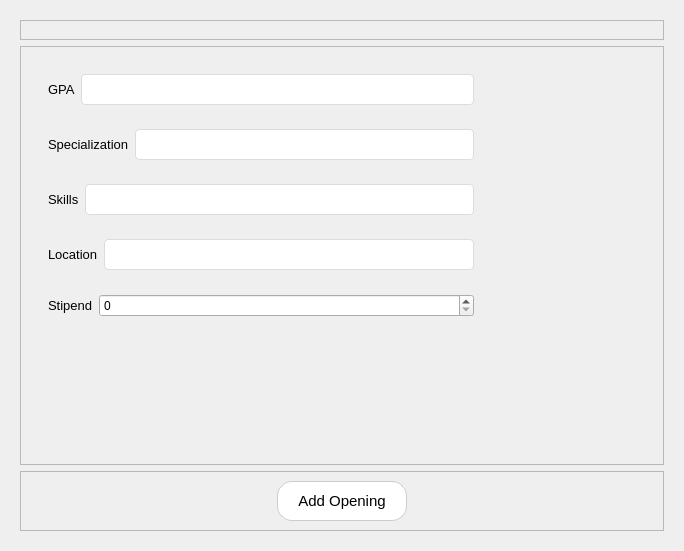
         <widget class="QWidget" name="tab_11">
          <attribute name="title">
           <string>Tab 2</string>
          </attribute>
          <layout class="QHBoxLayout" name="horizontalLayout_37">
           <item>
            <widget class="QFrame" name="frame_35">
             <property name="contextMenuPolicy">
              <enum>Qt::PreventContextMenu</enum>
             </property>
             <property name="frameShape">
              <enum>QFrame::NoFrame</enum>
             </property>
             <property name="frameShadow">
              <enum>QFrame::Plain</enum>
             </property>
             <layout class="QVBoxLayout" name="verticalLayout">
              <item>
               <widget class="QFrame" name="frame_3">
                <property name="frameShape">
                 <enum>QFrame::StyledPanel</enum>
                </property>
                <property name="frameShadow">
                 <enum>QFrame::Raised</enum>
                </property>
                <layout class="QHBoxLayout" name="horizontalLayout_2"/>
               </widget>
              </item>
              <item>
               <widget class="QFrame" name="frame_4">
                <property name="frameShape">
                 <enum>QFrame::StyledPanel</enum>
                </property>
                <property name="frameShadow">
                 <enum>QFrame::Raised</enum>
                </property>
                <layout class="QHBoxLayout" name="horizontalLayout_3">
                 <item>
                  <widget class="QFrame" name="frame_39">
                   <property name="frameShape">
                    <enum>QFrame::NoFrame</enum>
                   </property>
                   <property name="frameShadow">
                    <enum>QFrame::Plain</enum>
                   </property>
                   <layout class="QVBoxLayout" name="verticalLayout_10">
                    <item>
                     <widget class="QFrame" name="frame_44">
                      <property name="frameShape">
                       <enum>QFrame::NoFrame</enum>
                      </property>
                      <property name="frameShadow">
                       <enum>QFrame::Plain</enum>
                      </property>
                      <layout class="QHBoxLayout" name="horizontalLayout_44">
                       <item>
                        <widget class="QLabel" name="label_11">
                         <property name="font">
                          <font>
                           <family>Arial</family>
                           <pointsize>10</pointsize>
                          </font>
                         </property>
                         <property name="text">
                          <string>GPA</string>
                         </property>
                        </widget>
                       </item>
                       <item>
                        <widget class="QLineEdit" name="requierd_gpa_input">
                         <property name="sizePolicy">
                          <sizepolicy hsizetype="Expanding" vsizetype="Expanding">
                           <horstretch>80</horstretch>
                           <verstretch>0</verstretch>
                          </sizepolicy>
                         </property>
                         <property name="maximumSize">
                          <size>
                           <width>700</width>
                           <height>50</height>
                          </size>
                         </property>
                         <property name="styleSheet">
                          <string notr="true">QLineEdit {
    border: 1px solid #dcdcdc;
    border-radius: 4px;
    padding: 6px 10px;
    background-color: #ffffff;
    font-size: 13px;
    color: #333;
}

QLineEdit:focus {
    border: 1px solid #0078d7;
}
</string>
                         </property>
                        </widget>
                       </item>
                      </layout>
                     </widget>
                    </item>
                    <item>
                     <widget class="QFrame" name="frame_45">
                      <property name="frameShape">
                       <enum>QFrame::NoFrame</enum>
                      </property>
                      <property name="frameShadow">
                       <enum>QFrame::Plain</enum>
                      </property>
                      <layout class="QHBoxLayout" name="horizontalLayout_45">
                       <item>
                        <widget class="QLabel" name="label_27">
                         <property name="font">
                          <font>
                           <family>Arial</family>
                           <pointsize>10</pointsize>
                          </font>
                         </property>
                         <property name="text">
                          <string>Specialization</string>
                         </property>
                        </widget>
                       </item>
                       <item>
                        <widget class="QLineEdit" name="requierd_specialization_input">
                         <property name="sizePolicy">
                          <sizepolicy hsizetype="Expanding" vsizetype="Expanding">
                           <horstretch>80</horstretch>
                           <verstretch>0</verstretch>
                          </sizepolicy>
                         </property>
                         <property name="maximumSize">
                          <size>
                           <width>700</width>
                           <height>50</height>
                          </size>
                         </property>
                         <property name="styleSheet">
                          <string notr="true">QLineEdit {
    border: 1px solid #dcdcdc;
    border-radius: 4px;
    padding: 6px 10px;
    background-color: #ffffff;
    font-size: 13px;
    color: #333;
}

QLineEdit:focus {
    border: 1px solid #0078d7;
}
</string>
                         </property>
                        </widget>
                       </item>
                      </layout>
                     </widget>
                    </item>
                    <item>
                     <widget class="QFrame" name="frame_47">
                      <property name="frameShape">
                       <enum>QFrame::NoFrame</enum>
                      </property>
                      <property name="frameShadow">
                       <enum>QFrame::Plain</enum>
                      </property>
                      <layout class="QHBoxLayout" name="horizontalLayout_47">
                       <item>
                        <widget class="QLabel" name="label_29">
                         <property name="font">
                          <font>
                           <family>Arial</family>
                           <pointsize>10</pointsize>
                          </font>
                         </property>
                         <property name="text">
                          <string>Skills</string>
                         </property>
                        </widget>
                       </item>
                       <item>
                        <widget class="QLineEdit" name="requierd_skills_input">
                         <property name="sizePolicy">
                          <sizepolicy hsizetype="Expanding" vsizetype="Expanding">
                           <horstretch>80</horstretch>
                           <verstretch>0</verstretch>
                          </sizepolicy>
                         </property>
                         <property name="maximumSize">
                          <size>
                           <width>800</width>
                           <height>50</height>
                          </size>
                         </property>
                         <property name="styleSheet">
                          <string notr="true">QLineEdit {
    border: 1px solid #dcdcdc;
    border-radius: 4px;
    padding: 6px 10px;
    background-color: #ffffff;
    font-size: 13px;
    color: #333;
}

QLineEdit:focus {
    border: 1px solid #0078d7;
}
</string>
                         </property>
                        </widget>
                       </item>
                      </layout>
                     </widget>
                    </item>
                    <item>
                     <widget class="QFrame" name="frame_48">
                      <property name="frameShape">
                       <enum>QFrame::NoFrame</enum>
                      </property>
                      <property name="frameShadow">
                       <enum>QFrame::Plain</enum>
                      </property>
                      <layout class="QHBoxLayout" name="horizontalLayout_48">
                       <item>
                        <widget class="QLabel" name="label_30">
                         <property name="font">
                          <font>
                           <family>Arial</family>
                           <pointsize>10</pointsize>
                          </font>
                         </property>
                         <property name="text">
                          <string>Location</string>
                         </property>
                        </widget>
                       </item>
                       <item>
                        <widget class="QLineEdit" name="requierd_location_input">
                         <property name="sizePolicy">
                          <sizepolicy hsizetype="Expanding" vsizetype="Expanding">
                           <horstretch>0</horstretch>
                           <verstretch>0</verstretch>
                          </sizepolicy>
                         </property>
                         <property name="maximumSize">
                          <size>
                           <width>750</width>
                           <height>50</height>
                          </size>
                         </property>
                         <property name="styleSheet">
                          <string notr="true">QLineEdit {
    border: 1px solid #dcdcdc;
    border-radius: 4px;
    padding: 6px 10px;
    background-color: #ffffff;
    font-size: 13px;
    color: #333;
}

QLineEdit:focus {
    border: 1px solid #0078d7;
}
</string>
                         </property>
                        </widget>
                       </item>
                      </layout>
                     </widget>
                    </item>
                    <item>
                     <widget class="QFrame" name="frame_46">
                      <property name="frameShape">
                       <enum>QFrame::NoFrame</enum>
                      </property>
                      <property name="frameShadow">
                       <enum>QFrame::Plain</enum>
                      </property>
                      <layout class="QHBoxLayout" name="horizontalLayout_46">
                       <item>
                        <widget class="QLabel" name="label_28">
                         <property name="sizePolicy">
                          <sizepolicy hsizetype="Preferred" vsizetype="Preferred">
                           <horstretch>0</horstretch>
                           <verstretch>0</verstretch>
                          </sizepolicy>
                         </property>
                         <property name="font">
                          <font>
                           <family>Arial</family>
                           <pointsize>10</pointsize>
                          </font>
                         </property>
                         <property name="text">
                          <string>Stipend</string>
                         </property>
                        </widget>
                       </item>
                       <item>
                        <widget class="QSpinBox" name="stipend_spinbox">
                         <property name="sizePolicy">
                          <sizepolicy hsizetype="Expanding" vsizetype="Expanding">
                           <horstretch>0</horstretch>
                           <verstretch>0</verstretch>
                          </sizepolicy>
                         </property>
                         <property name="minimumSize">
                          <size>
                           <width>375</width>
                           <height>0</height>
                          </size>
                         </property>
                        </widget>
                       </item>
                      </layout>
                     </widget>
                    </item>
                    <item>
                     <spacer name="verticalSpacer_3">
                      <property name="orientation">
                       <enum>Qt::Vertical</enum>
                      </property>
                      <property name="sizeHint" stdset="0">
                       <size>
                        <width>20</width>
                        <height>40</height>
                       </size>
                      </property>
                     </spacer>
                    </item>
                    <item>
                     <spacer name="verticalSpacer_2">
                      <property name="orientation">
                       <enum>Qt::Vertical</enum>
                      </property>
                      <property name="sizeHint" stdset="0">
                       <size>
                        <width>20</width>
                        <height>40</height>
                       </size>
                      </property>
                     </spacer>
                    </item>
                    <item>
                     <spacer name="verticalSpacer">
                      <property name="orientation">
                       <enum>Qt::Vertical</enum>
                      </property>
                      <property name="sizeHint" stdset="0">
                       <size>
                        <width>20</width>
                        <height>40</height>
                       </size>
                      </property>
                     </spacer>
                    </item>
                   </layout>
                  </widget>
                 </item>
                 <item>
                  <spacer name="horizontalSpacer">
                   <property name="orientation">
                    <enum>Qt::Horizontal</enum>
                   </property>
                   <property name="sizeType">
                    <enum>QSizePolicy::MinimumExpanding</enum>
                   </property>
                   <property name="sizeHint" stdset="0">
                    <size>
                     <width>40</width>
                     <height>20</height>
                    </size>
                   </property>
                  </spacer>
                 </item>
                </layout>
               </widget>
              </item>
              <item>
               <widget class="QFrame" name="frame_36">
                <property name="frameShape">
                 <enum>QFrame::StyledPanel</enum>
                </property>
                <property name="frameShadow">
                 <enum>QFrame::Raised</enum>
                </property>
                <layout class="QHBoxLayout" name="horizontalLayout_38">
                 <item>
                  <spacer name="horizontalSpacer_27">
                   <property name="orientation">
                    <enum>Qt::Horizontal</enum>
                   </property>
                   <property name="sizeHint" stdset="0">
                    <size>
                     <width>247</width>
                     <height>20</height>
                    </size>
                   </property>
                  </spacer>
                 </item>
                 <item>
                  <widget class="QPushButton" name="add__new_opening_button">
                   <property name="sizePolicy">
                    <sizepolicy hsizetype="Expanding" vsizetype="Preferred">
                     <horstretch>0</horstretch>
                     <verstretch>0</verstretch>
                    </sizepolicy>
                   </property>
                   <property name="font">
                    <font>
                     <family>Arial</family>
                     <pointsize>11</pointsize>
                     <weight>50</weight>
                     <italic>false</italic>
                     <bold>false</bold>
                    </font>
                   </property>
                   <property name="styleSheet">
                    <string notr="true">QPushButton {
    background-color: white;
    color: black;
    border-radius: 15px;                /* أطراف منحنية */
    border: 1px solid #ccc;             /* حواف خفيفة بلون رمادي فاتح */
    padding: 10px 20px;
}

QPushButton:hover {
    background-color: #003366;         /* أزرق غامق */
    color: white;
    border: 1px solid #003366;         /* الحواف تصير بنفس لون الخلفية عند التمرير */
}


</string>
                   </property>
                   <property name="text">
                    <string>Add Opening</string>
                   </property>
                  </widget>
                 </item>
                 <item>
                  <spacer name="horizontalSpacer_28">
                   <property name="orientation">
                    <enum>Qt::Horizontal</enum>
                   </property>
                   <property name="sizeHint" stdset="0">
                    <size>
                     <width>247</width>
                     <height>20</height>
                    </size>
                   </property>
                  </spacer>
                 </item>
                </layout>
               </widget>
              </item>
             </layout>
            </widget>
           </item>
          </layout>
         </widget>
